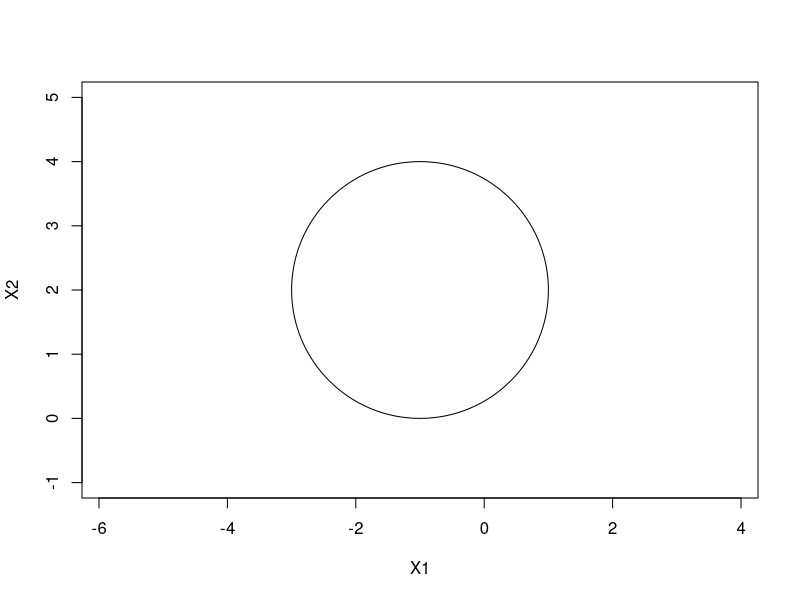
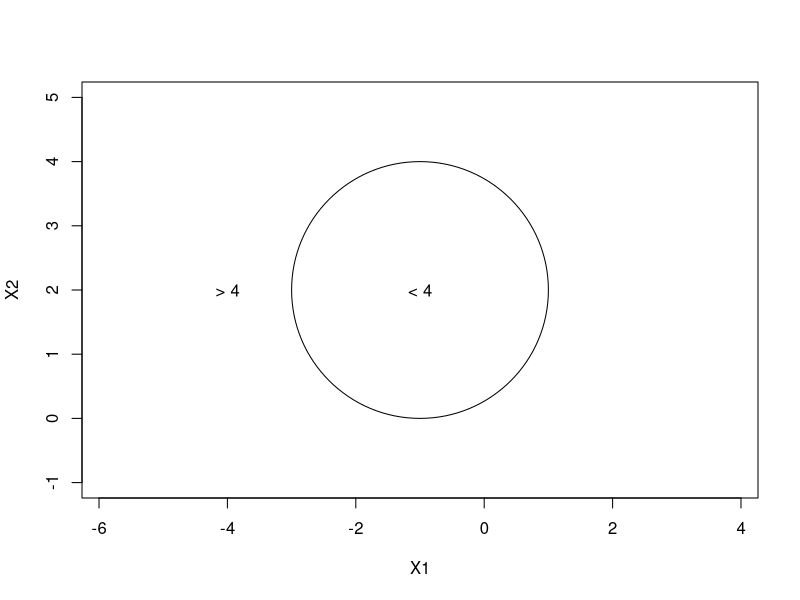
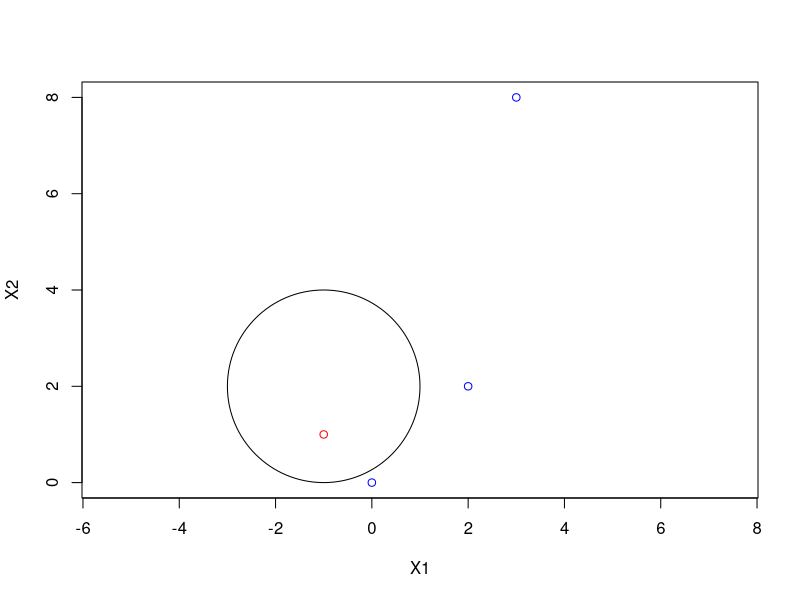

Write R code to recreate these figures, in order.
## ---- chunk 1
radius = 2
plot(NA, NA, type="n", xlim=c(-4,2), ylim=c(-1,5), asp=1, xlab="X1", ylab="X2")
symbols(c(-1), c(2), circles=c(radius), add=TRUE, inches=FALSE)
## ---- chunk 2
radius = 2
plot(NA, NA, type="n", xlim=c(-4,2), ylim=c(-1,5), asp=1, xlab="X1", ylab="X2")
symbols(c(-1), c(2), circles=c(radius), add=TRUE, inches=FALSE)
text(c(-1), c(2), "< 4")
text(c(-4), c(2), "> 4")
## ---- chunk 3
radius = 2
plot(c(0, -1, 2, 3), c(0, 1, 2, 8), col=c("blue", "red", "blue", "blue"),
     type="p", asp=1, xlab="X1", ylab="X2")
symbols(c(-1), c(2), circles=c(radius), add=TRUE, inches=FALSE)
